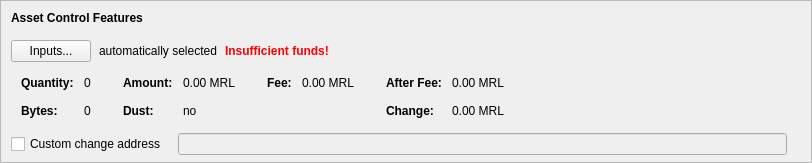
      <widget class="QFrame" name="frameAssetControl">
       <property name="sizePolicy">
        <sizepolicy hsizetype="Expanding" vsizetype="Fixed">
         <horstretch>0</horstretch>
         <verstretch>0</verstretch>
        </sizepolicy>
       </property>
       <property name="maximumSize">
        <size>
         <width>16777215</width>
         <height>16777215</height>
        </size>
       </property>
       <property name="frameShape">
        <enum>QFrame::StyledPanel</enum>
       </property>
       <property name="frameShadow">
        <enum>QFrame::Sunken</enum>
       </property>
       <layout class="QVBoxLayout" name="verticalLayoutAssetControl2">
        <property name="spacing">
         <number>0</number>
        </property>
        <property name="leftMargin">
         <number>0</number>
        </property>
        <property name="topMargin">
         <number>0</number>
        </property>
        <property name="rightMargin">
         <number>0</number>
        </property>
        <property name="bottomMargin">
         <number>6</number>
        </property>
        <item>
         <layout class="QVBoxLayout" name="verticalLayoutAssetControl" stretch="0,0,0,0,1">
          <property name="spacing">
           <number>0</number>
          </property>
          <property name="leftMargin">
           <number>10</number>
          </property>
          <property name="topMargin">
           <number>10</number>
          </property>
          <item>
           <layout class="QHBoxLayout" name="horizontalLayoutAssetControl1">
            <property name="bottomMargin">
             <number>15</number>
            </property>
            <item>
             <widget class="QLabel" name="labelAssetControlFeatures">
              <property name="sizePolicy">
               <sizepolicy hsizetype="Preferred" vsizetype="Maximum">
                <horstretch>0</horstretch>
                <verstretch>0</verstretch>
               </sizepolicy>
              </property>
              <property name="font">
               <font>
                <weight>75</weight>
                <bold>true</bold>
               </font>
              </property>
              <property name="styleSheet">
               <string notr="true">font-weight:bold;</string>
              </property>
              <property name="text">
               <string>Asset Control Features</string>
              </property>
             </widget>
            </item>
           </layout>
          </item>
          <item>
           <layout class="QHBoxLayout" name="horizontalLayoutAssetControl2" stretch="0,0,0,0">
            <property name="spacing">
             <number>8</number>
            </property>
            <property name="bottomMargin">
             <number>10</number>
            </property>
            <item>
             <widget class="QPushButton" name="pushButtonAssetControl">
              <property name="styleSheet">
               <string notr="true"/>
              </property>
              <property name="text">
               <string>Inputs...</string>
              </property>
              <property name="autoDefault">
               <bool>false</bool>
              </property>
             </widget>
            </item>
            <item>
             <widget class="QLabel" name="labelAssetControlAutomaticallySelected">
              <property name="text">
               <string>automatically selected</string>
              </property>
              <property name="margin">
               <number>5</number>
              </property>
             </widget>
            </item>
            <item>
             <widget class="QLabel" name="labelAssetControlInsuffFunds">
              <property name="font">
               <font>
                <weight>75</weight>
                <bold>true</bold>
               </font>
              </property>
              <property name="styleSheet">
               <string notr="true">color:red;font-weight:bold;</string>
              </property>
              <property name="text">
               <string>Insufficient funds!</string>
              </property>
              <property name="margin">
               <number>5</number>
              </property>
             </widget>
            </item>
            <item>
             <spacer name="horizontalSpacerAssetControl">
              <property name="orientation">
               <enum>Qt::Horizontal</enum>
              </property>
              <property name="sizeHint" stdset="0">
               <size>
                <width>40</width>
                <height>1</height>
               </size>
              </property>
             </spacer>
            </item>
           </layout>
          </item>
          <item>
           <widget class="QWidget" name="widgetAssetControl" native="true">
            <property name="sizePolicy">
             <sizepolicy hsizetype="Preferred" vsizetype="Preferred">
              <horstretch>0</horstretch>
              <verstretch>0</verstretch>
             </sizepolicy>
            </property>
            <property name="minimumSize">
             <size>
              <width>0</width>
              <height>0</height>
             </size>
            </property>
            <property name="styleSheet">
             <string notr="true"/>
            </property>
            <layout class="QHBoxLayout" name="horizontalLayoutAssetControl5">
             <property name="leftMargin">
              <number>0</number>
             </property>
             <property name="topMargin">
              <number>0</number>
             </property>
             <property name="rightMargin">
              <number>0</number>
             </property>
             <property name="bottomMargin">
              <number>0</number>
             </property>
             <item>
              <layout class="QHBoxLayout" name="horizontalLayoutAssetControl3" stretch="0,0,0,1">
               <property name="spacing">
                <number>20</number>
               </property>
               <property name="topMargin">
                <number>0</number>
               </property>
               <property name="bottomMargin">
                <number>10</number>
               </property>
               <item>
                <layout class="QFormLayout" name="formLayoutAssetControl1">
                 <property name="horizontalSpacing">
                  <number>10</number>
                 </property>
                 <property name="verticalSpacing">
                  <number>14</number>
                 </property>
                 <property name="leftMargin">
                  <number>10</number>
                 </property>
                 <property name="topMargin">
                  <number>4</number>
                 </property>
                 <property name="rightMargin">
                  <number>6</number>
                 </property>
                 <item row="0" column="0">
                  <widget class="QLabel" name="labelAssetControlQuantityText">
                   <property name="font">
                    <font>
                     <weight>75</weight>
                     <bold>true</bold>
                    </font>
                   </property>
                   <property name="text">
                    <string>Quantity:</string>
                   </property>
                   <property name="margin">
                    <number>0</number>
                   </property>
                  </widget>
                 </item>
                 <item row="0" column="1">
                  <widget class="QLabel" name="labelAssetControlQuantity">
                   <property name="cursor">
                    <cursorShape>IBeamCursor</cursorShape>
                   </property>
                   <property name="contextMenuPolicy">
                    <enum>Qt::ActionsContextMenu</enum>
                   </property>
                   <property name="text">
                    <string notr="true">0</string>
                   </property>
                   <property name="margin">
                    <number>0</number>
                   </property>
                   <property name="textInteractionFlags">
                    <set>Qt::LinksAccessibleByMouse|Qt::TextSelectableByKeyboard|Qt::TextSelectableByMouse</set>
                   </property>
                  </widget>
                 </item>
                 <item row="1" column="0">
                  <widget class="QLabel" name="labelAssetControlBytesText">
                   <property name="font">
                    <font>
                     <weight>75</weight>
                     <bold>true</bold>
                    </font>
                   </property>
                   <property name="text">
                    <string>Bytes:</string>
                   </property>
                  </widget>
                 </item>
                 <item row="1" column="1">
                  <widget class="QLabel" name="labelAssetControlBytes">
                   <property name="cursor">
                    <cursorShape>IBeamCursor</cursorShape>
                   </property>
                   <property name="contextMenuPolicy">
                    <enum>Qt::ActionsContextMenu</enum>
                   </property>
                   <property name="text">
                    <string notr="true">0</string>
                   </property>
                   <property name="textInteractionFlags">
                    <set>Qt::LinksAccessibleByMouse|Qt::TextSelectableByKeyboard|Qt::TextSelectableByMouse</set>
                   </property>
                  </widget>
                 </item>
                </layout>
               </item>
               <item>
                <layout class="QFormLayout" name="formLayoutAssetControl2">
                 <property name="horizontalSpacing">
                  <number>10</number>
                 </property>
                 <property name="verticalSpacing">
                  <number>14</number>
                 </property>
                 <property name="leftMargin">
                  <number>6</number>
                 </property>
                 <property name="topMargin">
                  <number>4</number>
                 </property>
                 <property name="rightMargin">
                  <number>6</number>
                 </property>
                 <item row="0" column="0">
                  <widget class="QLabel" name="labelAssetControlAmountText">
                   <property name="font">
                    <font>
                     <weight>75</weight>
                     <bold>true</bold>
                    </font>
                   </property>
                   <property name="text">
                    <string>Amount:</string>
                   </property>
                   <property name="margin">
                    <number>0</number>
                   </property>
                  </widget>
                 </item>
                 <item row="0" column="1">
                  <widget class="QLabel" name="labelAssetControlAmount">
                   <property name="cursor">
                    <cursorShape>IBeamCursor</cursorShape>
                   </property>
                   <property name="contextMenuPolicy">
                    <enum>Qt::ActionsContextMenu</enum>
                   </property>
                   <property name="text">
                    <string notr="true">0.00 MRL</string>
                   </property>
                   <property name="textInteractionFlags">
                    <set>Qt::LinksAccessibleByMouse|Qt::TextSelectableByKeyboard|Qt::TextSelectableByMouse</set>
                   </property>
                  </widget>
                 </item>
                 <item row="1" column="0">
                  <widget class="QLabel" name="labelAssetControlLowOutputText">
                   <property name="font">
                    <font>
                     <weight>75</weight>
                     <bold>true</bold>
                    </font>
                   </property>
                   <property name="text">
                    <string>Dust:</string>
                   </property>
                  </widget>
                 </item>
                 <item row="1" column="1">
                  <widget class="QLabel" name="labelAssetControlLowOutput">
                   <property name="cursor">
                    <cursorShape>IBeamCursor</cursorShape>
                   </property>
                   <property name="contextMenuPolicy">
                    <enum>Qt::ActionsContextMenu</enum>
                   </property>
                   <property name="text">
                    <string notr="true">no</string>
                   </property>
                   <property name="textInteractionFlags">
                    <set>Qt::LinksAccessibleByMouse|Qt::TextSelectableByKeyboard|Qt::TextSelectableByMouse</set>
                   </property>
                  </widget>
                 </item>
                </layout>
               </item>
               <item>
                <layout class="QFormLayout" name="formLayoutAssetControl3">
                 <property name="horizontalSpacing">
                  <number>10</number>
                 </property>
                 <property name="verticalSpacing">
                  <number>14</number>
                 </property>
                 <property name="leftMargin">
                  <number>6</number>
                 </property>
                 <property name="topMargin">
                  <number>4</number>
                 </property>
                 <property name="rightMargin">
                  <number>6</number>
                 </property>
                 <item row="0" column="0">
                  <widget class="QLabel" name="labelAssetControlFeeText">
                   <property name="font">
                    <font>
                     <weight>75</weight>
                     <bold>true</bold>
                    </font>
                   </property>
                   <property name="text">
                    <string>Fee:</string>
                   </property>
                   <property name="margin">
                    <number>0</number>
                   </property>
                  </widget>
                 </item>
                 <item row="0" column="1">
                  <widget class="QLabel" name="labelAssetControlFee">
                   <property name="cursor">
                    <cursorShape>IBeamCursor</cursorShape>
                   </property>
                   <property name="contextMenuPolicy">
                    <enum>Qt::ActionsContextMenu</enum>
                   </property>
                   <property name="text">
                    <string notr="true">0.00 MRL</string>
                   </property>
                   <property name="textInteractionFlags">
                    <set>Qt::LinksAccessibleByMouse|Qt::TextSelectableByKeyboard|Qt::TextSelectableByMouse</set>
                   </property>
                  </widget>
                 </item>
                </layout>
               </item>
               <item>
                <layout class="QFormLayout" name="formLayoutAssetControl4">
                 <property name="horizontalSpacing">
                  <number>10</number>
                 </property>
                 <property name="verticalSpacing">
                  <number>14</number>
                 </property>
                 <property name="leftMargin">
                  <number>6</number>
                 </property>
                 <property name="topMargin">
                  <number>4</number>
                 </property>
                 <property name="rightMargin">
                  <number>6</number>
                 </property>
                 <item row="0" column="0">
                  <widget class="QLabel" name="labelAssetControlAfterFeeText">
                   <property name="font">
                    <font>
                     <weight>75</weight>
                     <bold>true</bold>
                    </font>
                   </property>
                   <property name="text">
                    <string>After Fee:</string>
                   </property>
                   <property name="margin">
                    <number>0</number>
                   </property>
                  </widget>
                 </item>
                 <item row="0" column="1">
                  <widget class="QLabel" name="labelAssetControlAfterFee">
                   <property name="cursor">
                    <cursorShape>IBeamCursor</cursorShape>
                   </property>
                   <property name="contextMenuPolicy">
                    <enum>Qt::ActionsContextMenu</enum>
                   </property>
                   <property name="text">
                    <string notr="true">0.00 MRL</string>
                   </property>
                   <property name="textInteractionFlags">
                    <set>Qt::LinksAccessibleByMouse|Qt::TextSelectableByKeyboard|Qt::TextSelectableByMouse</set>
                   </property>
                  </widget>
                 </item>
                 <item row="1" column="0">
                  <widget class="QLabel" name="labelAssetControlChangeText">
                   <property name="font">
                    <font>
                     <weight>75</weight>
                     <bold>true</bold>
                    </font>
                   </property>
                   <property name="text">
                    <string>Change:</string>
                   </property>
                  </widget>
                 </item>
                 <item row="1" column="1">
                  <widget class="QLabel" name="labelAssetControlChange">
                   <property name="cursor">
                    <cursorShape>IBeamCursor</cursorShape>
                   </property>
                   <property name="contextMenuPolicy">
                    <enum>Qt::ActionsContextMenu</enum>
                   </property>
                   <property name="text">
                    <string notr="true">0.00 MRL</string>
                   </property>
                   <property name="textInteractionFlags">
                    <set>Qt::LinksAccessibleByMouse|Qt::TextSelectableByKeyboard|Qt::TextSelectableByMouse</set>
                   </property>
                  </widget>
                 </item>
                </layout>
               </item>
              </layout>
             </item>
            </layout>
           </widget>
          </item>
          <item>
           <layout class="QHBoxLayout" name="horizontalLayoutAssetControl4" stretch="0,0,0">
            <property name="spacing">
             <number>12</number>
            </property>
            <property name="sizeConstraint">
             <enum>QLayout::SetDefaultConstraint</enum>
            </property>
            <property name="topMargin">
             <number>5</number>
            </property>
            <property name="rightMargin">
             <number>5</number>
            </property>
            <item>
             <widget class="QCheckBox" name="checkBoxAssetControlChange">
              <property name="toolTip">
               <string>If this is activated, but the change address is empty or invalid, change will be sent to a newly generated address.</string>
              </property>
              <property name="text">
               <string>Custom change address</string>
              </property>
             </widget>
            </item>
            <item>
             <widget class="QValidatedLineEdit" name="lineEditAssetControlChange">
              <property name="enabled">
               <bool>false</bool>
              </property>
              <property name="sizePolicy">
               <sizepolicy hsizetype="Expanding" vsizetype="Fixed">
                <horstretch>0</horstretch>
                <verstretch>0</verstretch>
               </sizepolicy>
              </property>
             </widget>
            </item>
            <item>
             <widget class="QLabel" name="labelAssetControlChangeLabel">
              <property name="sizePolicy">
               <sizepolicy hsizetype="Preferred" vsizetype="Expanding">
                <horstretch>0</horstretch>
                <verstretch>0</verstretch>
               </sizepolicy>
              </property>
              <property name="minimumSize">
               <size>
                <width>0</width>
                <height>0</height>
               </size>
              </property>
              <property name="text">
               <string/>
              </property>
              <property name="margin">
               <number>3</number>
              </property>
             </widget>
            </item>
           </layout>
          </item>
          <item>
           <spacer name="verticalSpacerAssetControl">
            <property name="orientation">
             <enum>Qt::Vertical</enum>
            </property>
            <property name="sizeHint" stdset="0">
             <size>
              <width>800</width>
              <height>1</height>
             </size>
            </property>
           </spacer>
          </item>
         </layout>
        </item>
       </layout>
      </widget>
